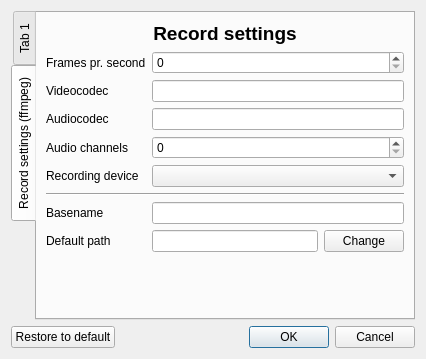
<?xml version="1.0" encoding="UTF-8"?>
<ui version="4.0">
 <class>SettingsDialog</class>
 <widget class="QDialog" name="SettingsDialog">
  <property name="geometry">
   <rect>
    <x>0</x>
    <y>0</y>
    <width>426</width>
    <height>359</height>
   </rect>
  </property>
  <property name="windowTitle">
   <string>Dialog</string>
  </property>
  <layout class="QVBoxLayout" name="verticalLayout">
   <item>
    <widget class="QTabWidget" name="tabWidget">
     <property name="tabPosition">
      <enum>QTabWidget::West</enum>
     </property>
     <property name="currentIndex">
      <number>1</number>
     </property>
     <widget class="QWidget" name="tab">
      <attribute name="title">
       <string>Tab 1</string>
      </attribute>
     </widget>
     <widget class="QWidget" name="tabRecordsettings">
      <attribute name="title">
       <string>Record settings (ffmpeg)</string>
      </attribute>
      <layout class="QVBoxLayout" name="verticalLayout_2">
       <item>
        <widget class="QLabel" name="labelRecordheader">
         <property name="font">
          <font>
           <pointsize>14</pointsize>
           <weight>75</weight>
           <bold>true</bold>
          </font>
         </property>
         <property name="text">
          <string>Record settings</string>
         </property>
         <property name="alignment">
          <set>Qt::AlignCenter</set>
         </property>
        </widget>
       </item>
       <item>
        <layout class="QGridLayout" name="gridLayout">
         <item row="0" column="0">
          <widget class="QLabel" name="labelfps">
           <property name="text">
            <string>Frames pr. second</string>
           </property>
          </widget>
         </item>
         <item row="0" column="1">
          <widget class="QSpinBox" name="spinBoxfps"/>
         </item>
         <item row="1" column="0">
          <widget class="QLabel" name="labelvideocodec">
           <property name="text">
            <string>Videocodec</string>
           </property>
          </widget>
         </item>
         <item row="1" column="1">
          <widget class="QLineEdit" name="lineEditvideocodec"/>
         </item>
         <item row="2" column="0">
          <widget class="QLabel" name="labelaudiocodec">
           <property name="text">
            <string>Audiocodec</string>
           </property>
          </widget>
         </item>
         <item row="2" column="1">
          <widget class="QLineEdit" name="lineEditaudiocodec"/>
         </item>
         <item row="3" column="0">
          <widget class="QLabel" name="labelaudiochannles">
           <property name="text">
            <string>Audio channels</string>
           </property>
          </widget>
         </item>
         <item row="3" column="1">
          <widget class="QSpinBox" name="spinBoxaudiochannels"/>
         </item>
         <item row="4" column="0">
          <widget class="QLabel" name="labelRecordingdevice">
           <property name="text">
            <string>Recording device</string>
           </property>
          </widget>
         </item>
         <item row="4" column="1">
          <widget class="QComboBox" name="comboBoxrecording"/>
         </item>
         <item row="6" column="1">
          <widget class="QLineEdit" name="lineEditbasename"/>
         </item>
         <item row="5" column="0" colspan="2">
          <widget class="Line" name="line">
           <property name="orientation">
            <enum>Qt::Horizontal</enum>
           </property>
          </widget>
         </item>
         <item row="6" column="0">
          <widget class="QLabel" name="labelbasename">
           <property name="text">
            <string>Basename</string>
           </property>
          </widget>
         </item>
         <item row="7" column="0">
          <widget class="QLabel" name="labelpath">
           <property name="text">
            <string>Default path</string>
           </property>
          </widget>
         </item>
         <item row="7" column="1">
          <layout class="QGridLayout" name="gridLayout_3">
           <item row="0" column="0">
            <widget class="QLineEdit" name="lineEditpath">
             <property name="readOnly">
              <bool>true</bool>
             </property>
            </widget>
           </item>
           <item row="0" column="1">
            <widget class="QPushButton" name="pushButtonpathBrowse">
             <property name="text">
              <string>Change</string>
             </property>
            </widget>
           </item>
          </layout>
         </item>
        </layout>
       </item>
       <item>
        <spacer name="verticalSpacer">
         <property name="orientation">
          <enum>Qt::Vertical</enum>
         </property>
         <property name="sizeHint" stdset="0">
          <size>
           <width>20</width>
           <height>49</height>
          </size>
         </property>
        </spacer>
       </item>
      </layout>
      <zorder>labelRecordheader</zorder>
      <zorder>labelvideocodec</zorder>
      <zorder>labelaudiocodec</zorder>
      <zorder>labelaudiochannles</zorder>
      <zorder>labelfps</zorder>
      <zorder>lineEditvideocodec</zorder>
      <zorder>lineEditaudiocodec</zorder>
      <zorder>spinBoxaudiochannels</zorder>
      <zorder>spinBoxfps</zorder>
      <zorder>verticalSpacer</zorder>
      <zorder>pushButtonpathBrowse</zorder>
      <zorder>labelpath</zorder>
      <zorder>lineEditpath</zorder>
     </widget>
    </widget>
   </item>
   <item>
    <layout class="QGridLayout" name="gridLayout_2">
     <item row="0" column="1">
      <widget class="QDialogButtonBox" name="buttonBox">
       <property name="orientation">
        <enum>Qt::Horizontal</enum>
       </property>
       <property name="standardButtons">
        <set>QDialogButtonBox::Cancel|QDialogButtonBox::Ok</set>
       </property>
      </widget>
     </item>
     <item row="0" column="0">
      <widget class="QPushButton" name="pushButtonRestore">
       <property name="text">
        <string>Restore to default</string>
       </property>
      </widget>
     </item>
    </layout>
   </item>
  </layout>
 </widget>
 <resources/>
 <connections>
  <connection>
   <sender>buttonBox</sender>
   <signal>accepted()</signal>
   <receiver>SettingsDialog</receiver>
   <slot>accept()</slot>
   <hints>
    <hint type="sourcelabel">
     <x>244</x>
     <y>324</y>
    </hint>
    <hint type="destinationlabel">
     <x>157</x>
     <y>274</y>
    </hint>
   </hints>
  </connection>
  <connection>
   <sender>buttonBox</sender>
   <signal>rejected()</signal>
   <receiver>SettingsDialog</receiver>
   <slot>reject()</slot>
   <hints>
    <hint type="sourcelabel">
     <x>312</x>
     <y>324</y>
    </hint>
    <hint type="destinationlabel">
     <x>286</x>
     <y>274</y>
    </hint>
   </hints>
  </connection>
 </connections>
</ui>
